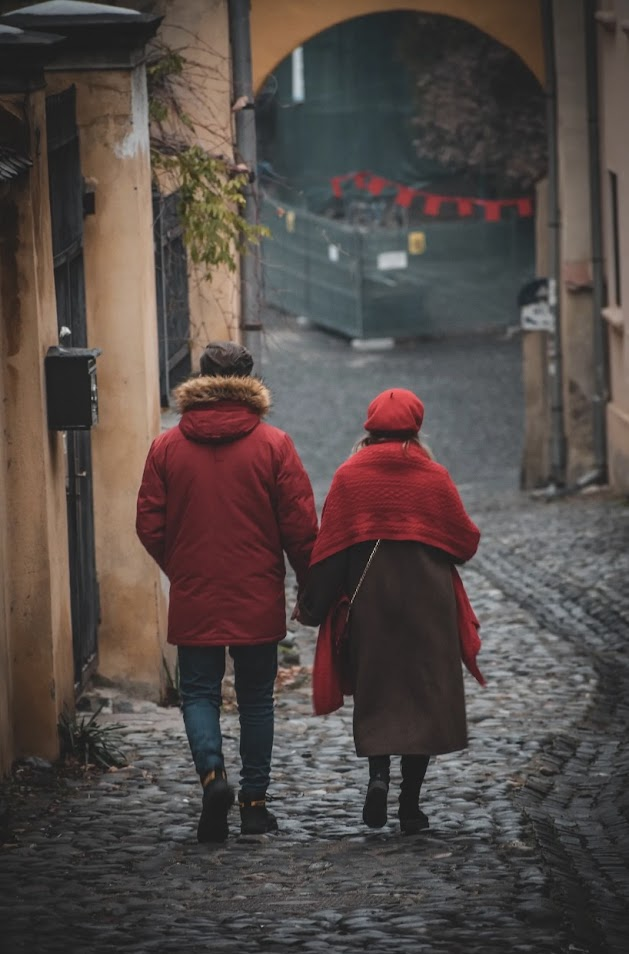
#> input picture atv/img/color_red.jpg, 629 x 954 px, found by its file name
$ python atv01.py
#> lines starting #> are read from the running program, lines starting #| are printed output that depends on the picture; after the words box and inside, x2 and y2 are one past the last pixel; in counts of white or black regions, pixels touching at a corner belong together
import cv2 as cv
import numpy as np

# Carregar a imagem
img = cv.imread("atv/img/color_red.jpg")
#> img is the input picture: shape (954, 629, 3); mean B, G, R 71, 74.4, 84

hsvImg = cv.cvtColor(img, cv.COLOR_BGR2HSV)
#> hsvImg: shape (954, 629, 3); mean H, S, V 61.6, 47.1, 86.6

# limtes da cor vermelha
minRed1 = np.array([0, 70, 50])
maxRed1 = np.array([10, 255, 255])
minRed2 = np.array([170, 70, 50])
maxRed2 = np.array([180, 255, 255])

# criando a mascara e combinando elas
mask1 = cv.inRange(hsvImg, minRed1, maxRed1)
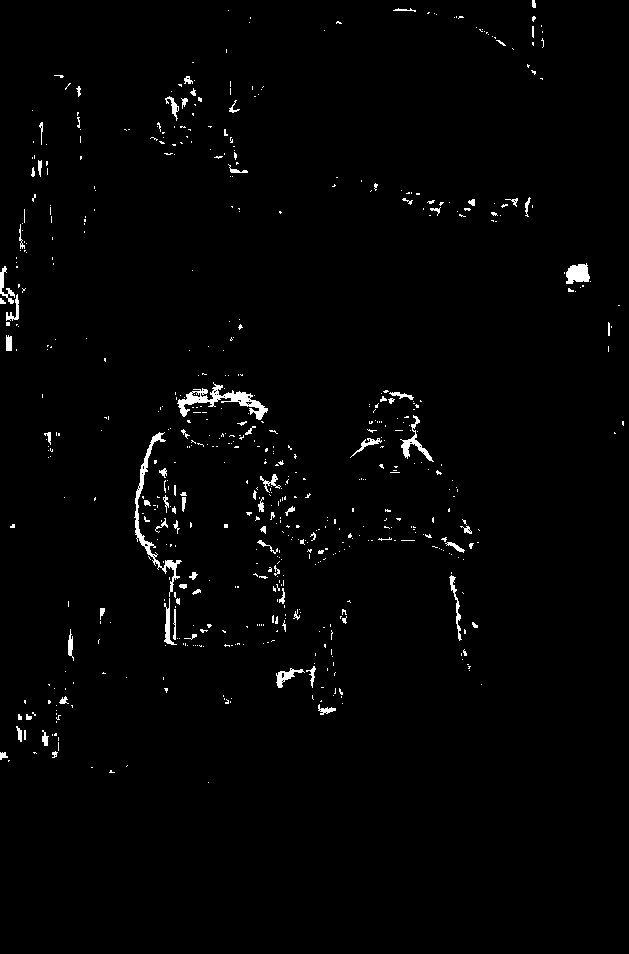
#> mask1: shape (954, 629); 1.5% white; 621 white regions (535 under 20 px), largest, box (x1, y1, x2, y2) and area: (177, 382, 268, 420) 985, (134, 432, 182, 597) 864, (566, 263, 590, 284) 372
mask2 = cv.inRange(hsvImg, minRed2, maxRed2)
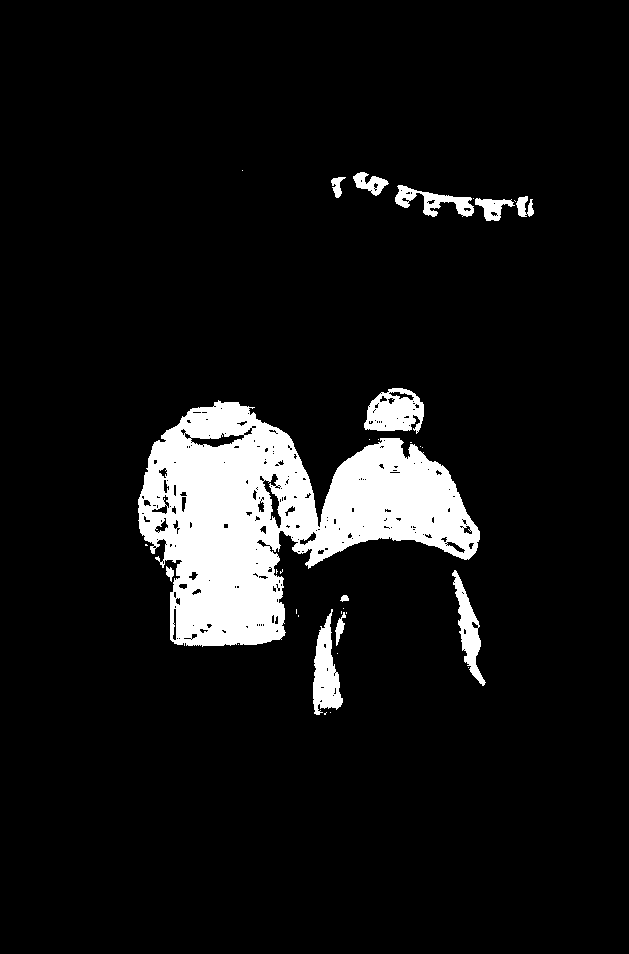
#> mask2: shape (954, 629); 8.3% white; 33 white regions (21 under 20 px), largest, box (x1, y1, x2, y2) and area: (138, 400, 480, 647) 42213, (364, 388, 424, 434) 1840, (313, 609, 343, 715) 1746
matchMask = cv.bitwise_or(mask1, mask2)
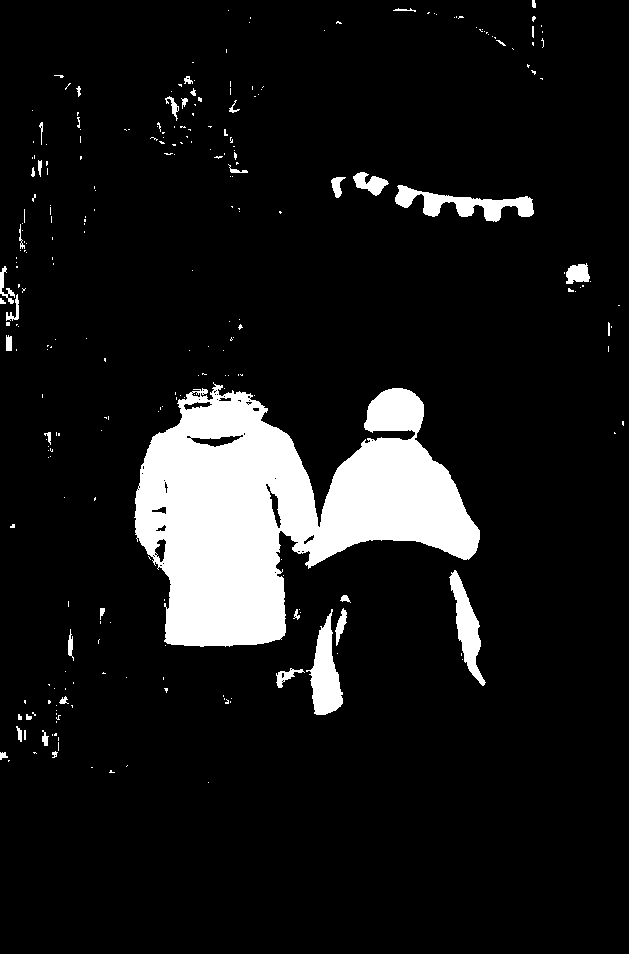
#> matchMask: shape (954, 629); 9.8% white; 267 white regions (224 under 20 px), largest, box (x1, y1, x2, y2) and area: (134, 382, 480, 647) 49120, (395, 185, 534, 222) 2025, (306, 609, 343, 715) 1994

result = cv.bitwise_and(img, img, mask=matchMask)
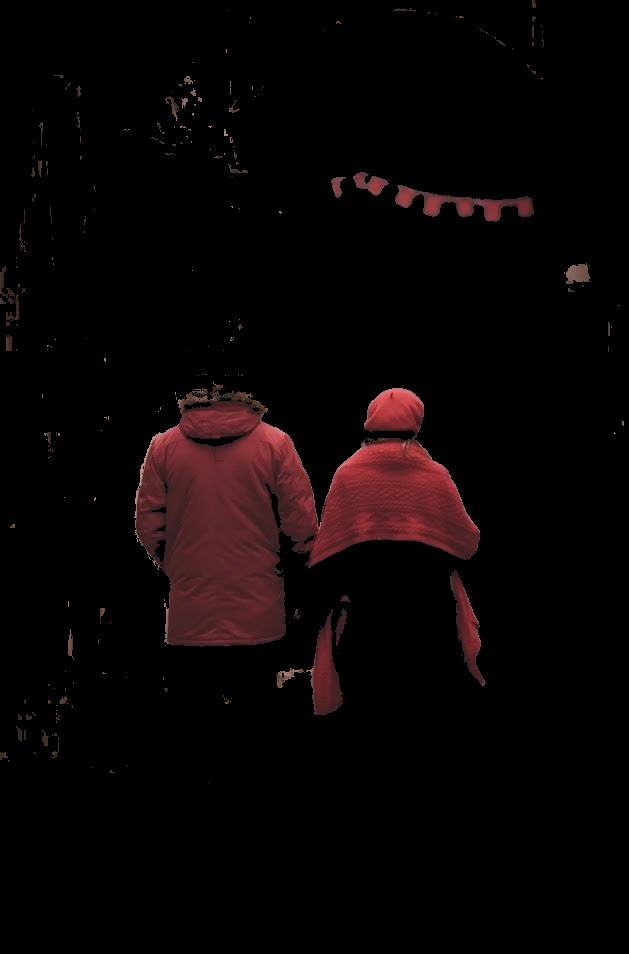
#> result: shape (954, 629, 3); mean B, G, R 4.6, 4.3, 9.8

inverseMask = cv.bitwise_not(matchMask)

# aplicando cinza na imagem
imgGray = cv.cvtColor(img, cv.COLOR_BGR2GRAY)
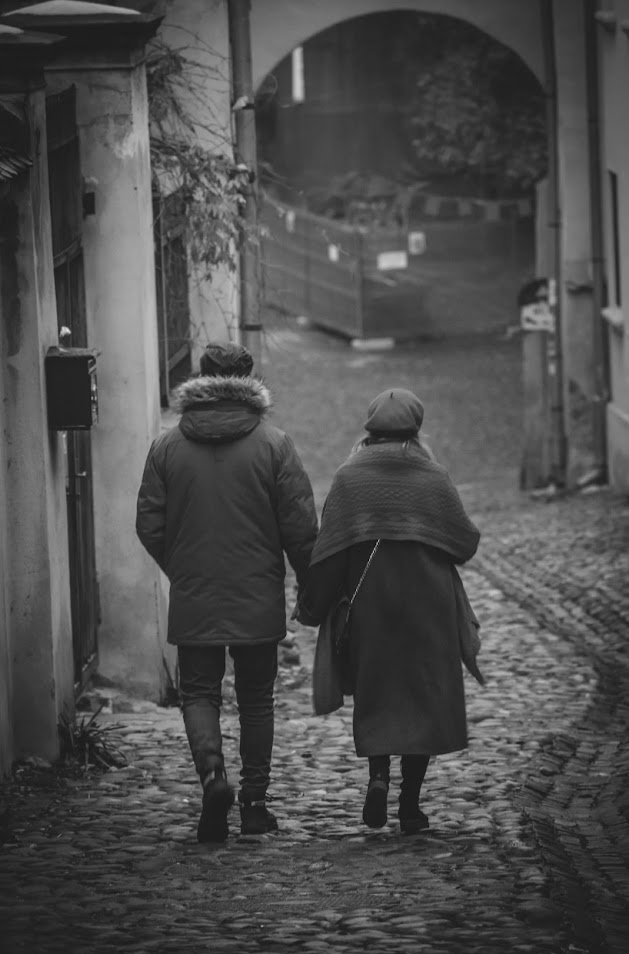
#> imgGray: shape (954, 629); min 1, max 224, mean 76.9
imgGray = cv.cvtColor(imgGray, cv.COLOR_GRAY2BGR)
#> imgGray: shape (954, 629, 3)

# resultado final depois de aplicar o cinza
resultImg = cv.bitwise_and(imgGray, imgGray, mask=inverseMask)
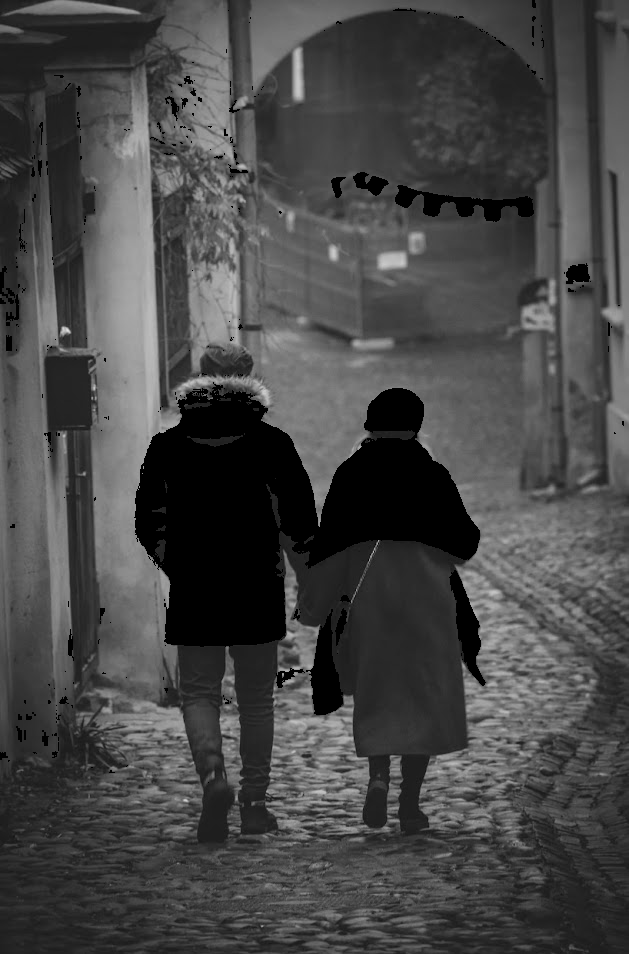
#> resultImg: shape (954, 629, 3); min 0, max 224, mean 70.9
resultImg = cv.add(resultImg, result)
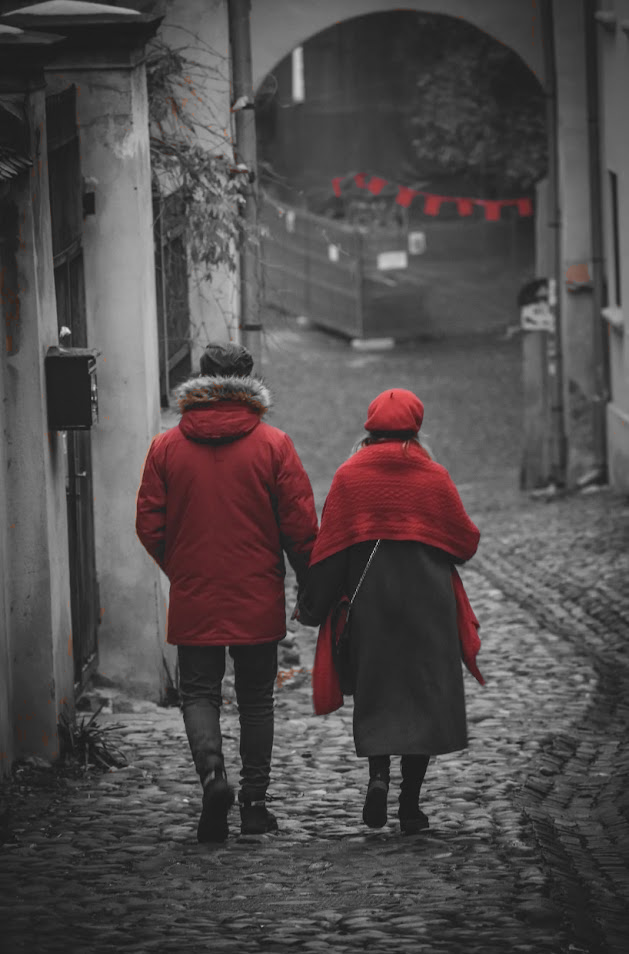
#> resultImg: shape (954, 629, 3); mean B, G, R 75.5, 75.2, 80.7

# exibindo as imagens
cv.imshow('img', img)
cv.imshow('result', result)
cv.imshow('inverseMask', inverseMask)
cv.imshow('resultImg', resultImg)
cv.waitKey(0)
cv.destroyAllWindows()
